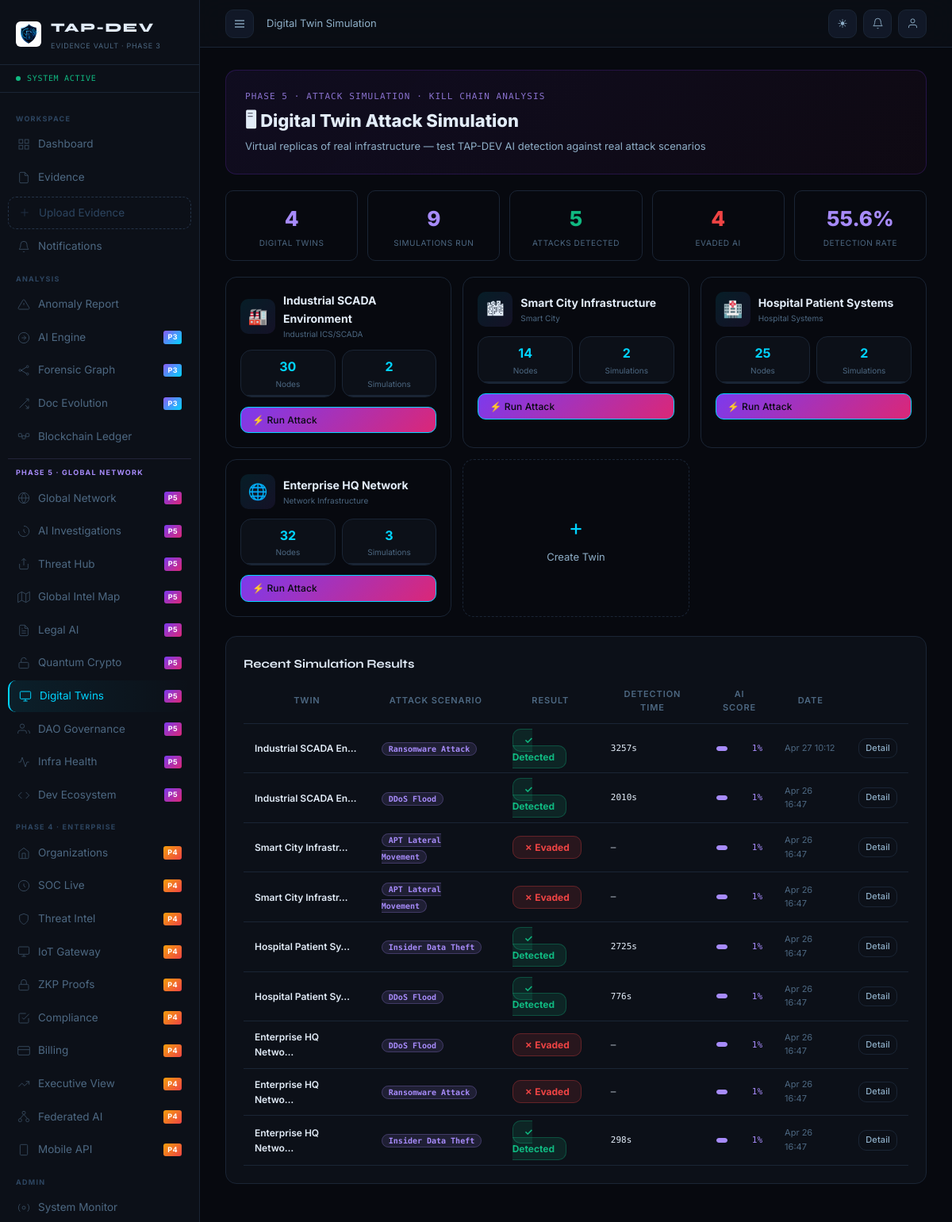
The app's page /twin/ (signed in) with its own data.
### apps/digital_twin/models.py (models this page shows, shortened)
class DigitalTwin(models.Model):
    TWIN_TYPE = [("NETWORK","Network Infrastructure"),("CLOUD","Cloud Environment"),
                 ("INDUSTRIAL","Industrial ICS/SCADA"),("HOSPITAL","Hospital Systems"),
                 ("SMART_CITY","Smart City"),("AIRPORT","Airport Systems"),("MILITARY","Defense Network")]
    STATUS = [("IDLE","Idle"),("RUNNING","Simulation Running"),("PAUSED","Paused"),("COMPLETE","Complete"),("ERROR","Error")]
    id          = models.UUIDField(primary_key=True, default=uuid.uuid4, editable=False)
    name        = models.CharField(max_length=200)
    twin_type   = models.CharField(max_length=15, choices=TWIN_TYPE)
    status      = models.CharField(max_length=10, choices=STATUS, default="IDLE")
    organization = models.ForeignKey("tap_org.Organization", null=True, on_delete=models.SET_NULL)
    created_by  = models.ForeignKey(User, on_delete=models.SET_NULL, null=True)
    created_at  = models.DateTimeField(auto_now_add=True)
    topology    = models.JSONField(default=dict)  # network topology definition
    assets      = models.JSONField(default=list)  # virtual assets
    vulnerabilities = models.JSONField(default=list)
    total_simulations = models.IntegerField(default=0)
    last_simulation = models.DateTimeField(null=True, blank=True)
    class Meta:
        db_table = "tap_digital_twins"
        ordering = ["-created_at"]

class TwinSimulation(models.Model):
    ATTACK_SCENARIO = [("RANSOMWARE","Ransomware Attack"),("DDoS","DDoS Flood"),
                       ("APT_LATERAL","APT Lateral Movement"),("SUPPLY_CHAIN","Supply Chain Compromise"),
                       ("INSIDER","Insider Data Theft"),("ZERO_DAY","Zero-Day Exploit"),
                       ("PHISHING","Spear Phishing"),("IOT_PIVOT","IoT Pivot Attack")]
    STATUS = [("QUEUED","Queued"),("RUNNING","Running"),("COMPLETE","Complete"),("FAILED","Failed")]
    twin        = models.ForeignKey(DigitalTwin, on_delete=models.CASCADE, related_name="simulations")
    attack_scenario = models.CharField(max_length=20, choices=ATTACK_SCENARIO)
    status      = models.CharField(max_length=10, choices=STATUS, default="QUEUED")
    started_at  = models.DateTimeField(auto_now_add=True)
    completed_at = models.DateTimeField(null=True, blank=True)
    initiated_by = models.ForeignKey(User, on_delete=models.SET_NULL, null=True)
    duration_seconds = models.IntegerField(default=0)
    detection_time = models.IntegerField(default=0)  # seconds to detect
    was_detected = models.BooleanField(null=True)
    ai_response_score = models.FloatField(default=0.0)
    kill_chain_steps = models.JSONField(default=list)
    affected_assets = models.JSONField(default=list)
    evidence_generated = models.JSONField(default=list)
    report_data = models.JSONField(default=dict)
    class Meta:
        db_table = "tap_twin_simulations"
        ordering = ["-started_at"]

### apps/digital_twin/views.py (the view)
    @login_required
    def wrap(request, *args, **kwargs):
        if getattr(getattr(request.user,"profile",None),"role","") in ("ANALYST","ADMIN"):
            return fn(request, *args, **kwargs)
        messages.error(request,"Access denied."); return redirect("dashboard:home")

### apps/digital_twin/views.py (called while the page is built, shortened)
def analyst_required(fn):
    @login_required
    def wrap(request, *args, **kwargs):
        if getattr(getattr(request.user,"profile",None),"role","") in ("ANALYST","ADMIN"):
            return fn(request, *args, **kwargs)
        messages.error(request,"Access denied."); return redirect("dashboard:home")
    return wrap

@analyst_required
def twin_dashboard(request):
    _seed_demo_twins()
    twins = DigitalTwin.objects.select_related("organization").order_by("-created_at")
    all_sims_qs = TwinSimulation.objects.select_related("twin").order_by("-started_at")
    detected = all_sims_qs.filter(was_detected=True).count()
    evaded   = all_sims_qs.filter(was_detected=False).count()
    detection_rate = round(detected / max(detected + evaded, 1) * 100, 1)
    sims = all_sims_qs[:20]
    return render(request, "digital_twin/dashboard.html", {
        "twins": twins, "sims": sims,
        "stats": {"total_twins": twins.count(), "simulations": all_sims_qs.count(),
                  "detected": detected, "evaded": evaded, "detection_rate": detection_rate},
    })

def _seed_demo_twins():
    if DigitalTwin.objects.exists(): return

### apps/notifications/context_processors.py (called while the page is built)
def notifications_ctx(request):
    if request.user.is_authenticated:
        count = request.user.notifications.filter(is_read=False).count()
        return {'unread_notifications': count}
    return {'unread_notifications': 0}

### apps/users/models.py (called while the page is built)
    def get_avatar_initials(self):
        fn = self.user.first_name[:1] if self.user.first_name else ''
        ln = self.user.last_name[:1]  if self.user.last_name  else ''
        return (fn + ln).upper() or self.user.username[:2].upper()

### templates/digital_twin/dashboard.html (shortened to what this page needs)
{% extends 'base.html' %}
{% block nav_dtwin %}active{% endblock %}
{% block breadcrumb %}Digital Twin Simulation{% endblock %}
{% block content %}
<div class="p5-hero">
  <div class="p5-hero-label">Phase 5 · Attack Simulation · Kill Chain Analysis</div>
  <div class="p5-hero-title">🖥 Digital Twin Attack Simulation</div>
  <div class="p5-hero-sub">Virtual replicas of real infrastructure — test TAP-DEV AI detection against real attack scenarios</div>
</div>
<div style="display:grid;grid-template-columns:repeat(5,1fr);gap:12px;margin-bottom:20px;">
  <div class="p5-stat"><div class="p5-stat-val">{{ stats.total_twins }}</div><div class="p5-stat-label">Digital Twins</div></div>
  <div class="p5-stat"><div class="p5-stat-val">{{ stats.simulations }}</div><div class="p5-stat-label">Simulations Run</div></div>
  <div class="p5-stat"><div class="p5-stat-val" style="color:#10b981;">{{ stats.detected }}</div><div class="p5-stat-label">Attacks Detected</div></div>
  <div class="p5-stat"><div class="p5-stat-val" style="color:#ef4444;">{{ stats.evaded }}</div><div class="p5-stat-label">Evaded AI</div></div>
  <div class="p5-stat"><div class="p5-stat-val" style="color:#a78bfa;">{{ stats.detection_rate }}%</div><div class="p5-stat-label">Detection Rate</div></div>
</div>
<div style="display:grid;grid-template-columns:repeat(auto-fill,minmax(260px,1fr));gap:14px;margin-bottom:24px;">
  {% for twin in twins %}
  <div class="twin-card">
    <div style="display:flex;align-items:center;gap:10px;margin-bottom:12px;">
      <div class="twin-type-icon">{% if twin.twin_type == 'NETWORK' %}🌐{% elif twin.twin_type == 'HOSPITAL' %}🏥{% elif twin.twin_type == 'SMART_CITY' %}🏙{% elif twin.twin_type == 'INDUSTRIAL' %}🏭{% elif twin.twin_type == 'AIRPORT' %}✈{% elif twin.twin_type == 'MILITARY' %}🛡{% else %}💻{% endif %}</div>
      <div><div style="font-size:14px;font-weight:700;">{{ twin.name }}</div>
        <div style="font-size:10px;color:var(--text-3);">{{ twin.get_twin_type_display }}</div></div>
    </div>
    <div style="display:grid;grid-template-columns:1fr 1fr;gap:8px;margin-bottom:12px;">
      <div class="stat-card" style="padding:8px;text-align:center;"><div style="font-size:16px;font-weight:700;color:var(--accent);">{{ twin.topology.nodes|default:0 }}</div><div style="font-size:10px;color:var(--text-3);">Nodes</div></div>
      <div class="stat-card" style="padding:8px;text-align:center;"><div style="font-size:16px;font-weight:700;color:var(--accent);">{{ twin.total_simulations }}</div><div style="font-size:10px;color:var(--text-3);">Simulations</div></div>
    </div>
    <div style="display:flex;gap:8px;">
      <a href="{% url 'digital_twin:run_sim' twin.id %}" class="btn btn-primary btn-sm" style="flex:1;text-align:center;background:linear-gradient(135deg,#7c3aed,#db2777);">⚡ Run Attack</a>
    </div>
  </div>
  {% empty %}
  <div style="grid-column:1/-1;text-align:center;padding:40px;color:var(--text-3);">No digital twins yet. <a href="{% url 'digital_twin:create' %}">Create one →</a></div>
  {% endfor %}
  <div class="twin-card" style="border-style:dashed;display:flex;align-items:center;justify-content:center;min-height:160px;">
    <a href="{% url 'digital_twin:create' %}" style="text-decoration:none;text-align:center;">
      <div style="font-size:28px;">+</div>
      <div style="font-size:13px;color:var(--text-2);margin-top:4px;">Create Twin</div>
    </a>
  </div>
</div>
<div class="card">
  <div class="card-header"><div class="card-title">Recent Simulation Results</div></div>
  <table class="pred-table" style="margin-top:8px;">
    <thead><tr><th>Twin</th><th>Attack Scenario</th><th>Result</th><th>Detection Time</th><th>AI Score</th><th>Date</th><th></th></tr></thead>
    <tbody>{% for sim in sims %}
    <tr>
      <td style="font-weight:600;font-size:12px;">{{ sim.twin.name|truncatechars:20 }}</td>
      <td><span class="inv-type-badge" style="font-size:10px;">{{ sim.get_attack_scenario_display }}</span></td>
      <td>{% if sim.was_detected is not None %}<span class="detection-badge {% if sim.was_detected %}detected{% else %}evaded{% endif %}">{% if sim.was_detected %}✓ Detected{% else %}✗ Evaded{% endif %}</span>{% else %}<span style="color:var(--text-3);">Pending</span>{% endif %}</td>
      <td style="font-family:var(--font-mono);font-size:11px;">{% if sim.detection_time %}{{ sim.detection_time }}s{% else %}—{% endif %}</td>
      <td><div class="prob-bar-wrap"><div class="prob-bar"><div class="prob-bar-fill" style="width:{{ sim.ai_response_score|floatformat:0 }}00%;background:#a78bfa;"></div></div><span class="prob-val" style="color:#a78bfa;">{{ sim.ai_response_score|floatformat:0 }}%</span></div></td>
      <td style="font-size:11px;color:var(--text-3);">{{ sim.started_at|date:"M d H:i" }}</td>
      <td><a href="{% url 'digital_twin:sim_detail' sim.id %}" class="btn btn-ghost" style="font-size:11px;padding:3px 8px;">Detail</a></td>
    </tr>{% endfor %}</tbody>
  </table>
</div>
{% endblock %}

### records on screen
DigitalTwin: name "Industrial SCADA Environment", twin_type "Industrial ICS/SCADA", topology.nodes "30", total_simulations "2"
DigitalTwin: name "Smart City Infrastructure", twin_type "Smart City", topology.nodes "14", total_simulations "2"
DigitalTwin: name "Hospital Patient Systems", twin_type "Hospital Systems", topology.nodes "25", total_simulations "2"
DigitalTwin: name "Enterprise HQ Network", twin_type "Network Infrastructure", topology.nodes "32", total_simulations "3"
TwinSimulation: twin.name "Industrial SCADA En…", attack_scenario "Ransomware Attack", was_detected "✓ Detected", detection_time "3257", ai_response_score "1", started_at "Apr 27 10:12"
TwinSimulation: twin.name "Industrial SCADA En…", attack_scenario "DDoS Flood", was_detected "✓ Detected", detection_time "2010", ai_response_score "1", started_at "Apr 26 16:47"
TwinSimulation: twin.name "Smart City Infrastr…", attack_scenario "APT Lateral Movement", was_detected "✗ Evaded", ai_response_score "1", started_at "Apr 26 16:47"
TwinSimulation: twin.name "Smart City Infrastr…", attack_scenario "APT Lateral Movement", was_detected "✗ Evaded", ai_response_score "1", started_at "Apr 26 16:47"
TwinSimulation: twin.name "Hospital Patient Sy…", attack_scenario "Insider Data Theft", was_detected "✓ Detected", detection_time "2725", ai_response_score "1", started_at "Apr 26 16:47"
TwinSimulation: twin.name "Hospital Patient Sy…", attack_scenario "DDoS Flood", was_detected "✓ Detected", detection_time "776", ai_response_score "1", started_at "Apr 26 16:47"
TwinSimulation: twin.name "Enterprise HQ Netwo…", attack_scenario "DDoS Flood", was_detected "✗ Evaded", ai_response_score "1", started_at "Apr 26 16:47"
TwinSimulation: twin.name "Enterprise HQ Netwo…", attack_scenario "Ransomware Attack", was_detected "✗ Evaded", ai_response_score "1", started_at "Apr 26 16:47"
TwinSimulation: twin.name "Enterprise HQ Netwo…", attack_scenario "Insider Data Theft", was_detected "✓ Detected", detection_time "298", ai_response_score "1", started_at "Apr 26 16:47"

### other values on screen
{{ stats.total_twins }} "4"
{{ stats.simulations }} "9"
{{ stats.detected }} "5"
{{ stats.evaded }} "4"
{{ stats.detection_rate }} "55.6"
